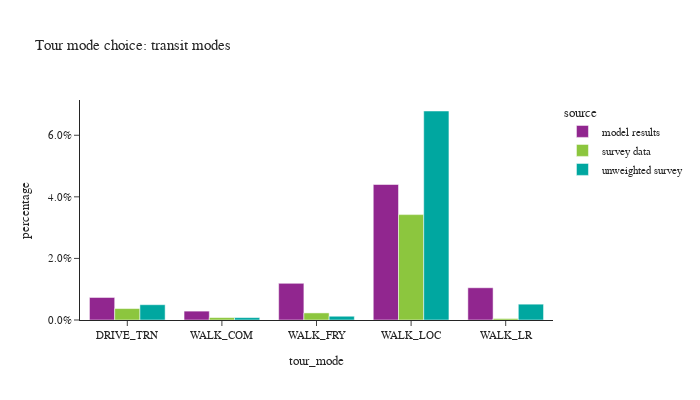

Write notebook code for a chart like this one.
### Code cell
# show only transit modes
df_plot = tour_data.groupby(['source','tour_mode'])['tour_weight'].sum().reset_index()
df_plot['percentage'] = df_plot.groupby(['source'], group_keys=False)['tour_weight']. \
    apply(lambda x: x / float(x.sum()))

fig = px.bar(df_plot.loc[df_plot['tour_mode'].isin(transit_modes)], x="tour_mode", y="percentage", color="source",barmode="group",
             title="Tour mode choice: transit modes")
fig.for_each_annotation(lambda a: a.update(text = a.text.split("=")[-1]))
fig.update_layout(height=400, width=700, yaxis=dict(tickformat=".1%"))
fig.show()

### Figure 1 — Plotly figure (JSON) as saved in the notebook; plotly's stock layout.template omitted (floating-point values rounded to 4 significant figures)
{"data": [{"alignmentgroup": "True", "hovertemplate": "source=model results<br>tour_mode=%{x}<br>percentage=%{y}<extra></extra>", "legendgroup": "model results", "marker": {"color": "#91268F", "pattern": {"shape": ""}}, "name": "model results", "offsetgroup": "model results", "orientation": "v", "showlegend": true, "textposition": "auto", "type": "bar", "x": ["DRIVE_TRN", "WALK_COM", "WALK_FRY", "WALK_LOC", "WALK_LR"], "xaxis": "x", "y": [0.007318, 0.002884, 0.0119, 0.044, 0.01047], "yaxis": "y"}, {"alignmentgroup": "True", "hovertemplate": "source=survey data<br>tour_mode=%{x}<br>percentage=%{y}<extra></extra>", "legendgroup": "survey data", "marker": {"color": "#8CC63E", "pattern": {"shape": ""}}, "name": "survey data", "offsetgroup": "survey data", "orientation": "v", "showlegend": true, "textposition": "auto", "type": "bar", "x": ["DRIVE_TRN", "WALK_COM", "WALK_FRY", "WALK_LOC", "WALK_LR"], "xaxis": "x", "y": [0.00372, 0.0007908, 0.002301, 0.03423, 0.0004798], "yaxis": "y"}, {"alignmentgroup": "True", "hovertemplate": "source=unweighted survey<br>tour_mode=%{x}<br>percentage=%{y}<extra></extra>", "legendgroup": "unweighted survey", "marker": {"color": "#00A7A0", "pattern": {"shape": ""}}, "name": "unweighted survey", "offsetgroup": "unweighted survey", "orientation": "v", "showlegend": true, "textposition": "auto", "type": "bar", "x": ["DRIVE_TRN", "WALK_COM", "WALK_FRY", "WALK_LOC", "WALK_LR"], "xaxis": "x", "y": [0.004967, 0.0007842, 0.00122, 0.06788, 0.005141], "yaxis": "y"}], "layout": {"barmode": "group", "height": 400, "legend": {"title": {"text": "source"}, "tracegroupgap": 0}, "title": {"text": "Tour mode choice: transit modes"}, "width": 700, "xaxis": {"anchor": "y", "domain": [0, 1], "title": {"text": "tour_mode"}}, "yaxis": {"anchor": "x", "domain": [0, 1], "tickformat": ".1%", "title": {"text": "percentage"}}}}
